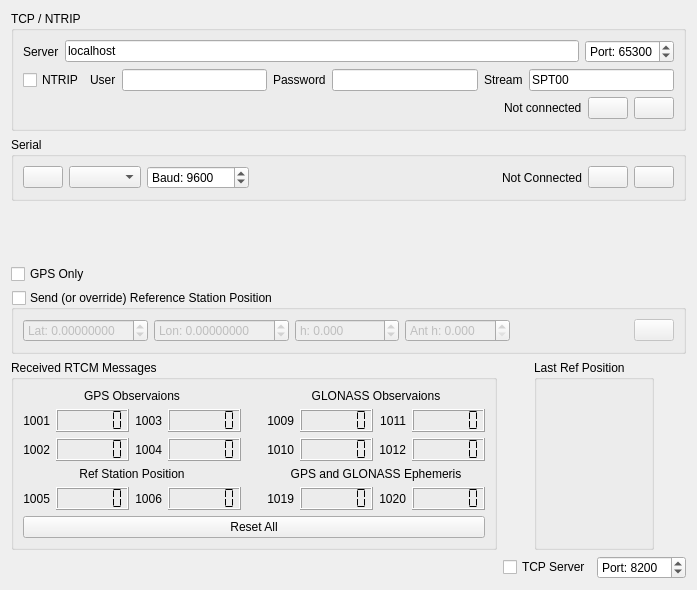
<?xml version="1.0" encoding="UTF-8"?>
<ui version="4.0">
 <class>RtcmWidget</class>
 <widget class="QWidget" name="RtcmWidget">
  <property name="geometry">
   <rect>
    <x>0</x>
    <y>0</y>
    <width>697</width>
    <height>590</height>
   </rect>
  </property>
  <property name="windowTitle">
   <string>Form</string>
  </property>
  <layout class="QVBoxLayout" name="verticalLayout_2">
   <item>
    <widget class="QGroupBox" name="groupBox">
     <property name="title">
      <string>TCP / NTRIP</string>
     </property>
     <layout class="QVBoxLayout" name="verticalLayout">
      <item>
       <layout class="QHBoxLayout" name="horizontalLayout_2">
        <item>
         <widget class="QLabel" name="label">
          <property name="text">
           <string>Server</string>
          </property>
         </widget>
        </item>
        <item>
         <widget class="QLineEdit" name="ntripServerEdit">
          <property name="text">
           <string>localhost</string>
          </property>
         </widget>
        </item>
        <item>
         <widget class="QSpinBox" name="ntripPortBox">
          <property name="prefix">
           <string>Port: </string>
          </property>
          <property name="maximum">
           <number>65535</number>
          </property>
          <property name="value">
           <number>65300</number>
          </property>
         </widget>
        </item>
       </layout>
      </item>
      <item>
       <layout class="QHBoxLayout" name="horizontalLayout_3">
        <item>
         <widget class="QCheckBox" name="ntripBox">
          <property name="text">
           <string>NTRIP</string>
          </property>
          <property name="checked">
           <bool>false</bool>
          </property>
         </widget>
        </item>
        <item>
         <widget class="QLabel" name="label_3">
          <property name="text">
           <string>User</string>
          </property>
         </widget>
        </item>
        <item>
         <widget class="QLineEdit" name="ntripUserEdit">
          <property name="text">
           <string/>
          </property>
         </widget>
        </item>
        <item>
         <widget class="QLabel" name="label_4">
          <property name="text">
           <string>Password</string>
          </property>
         </widget>
        </item>
        <item>
         <widget class="QLineEdit" name="ntripPasswordEdit">
          <property name="text">
           <string/>
          </property>
          <property name="echoMode">
           <enum>QLineEdit::Password</enum>
          </property>
         </widget>
        </item>
        <item>
         <widget class="QLabel" name="label_5">
          <property name="text">
           <string>Stream</string>
          </property>
         </widget>
        </item>
        <item>
         <widget class="QLineEdit" name="ntripStreamEdit">
          <property name="text">
           <string>SPT00</string>
          </property>
          <property name="echoMode">
           <enum>QLineEdit::Normal</enum>
          </property>
         </widget>
        </item>
       </layout>
      </item>
      <item>
       <layout class="QHBoxLayout" name="horizontalLayout">
        <item>
         <spacer name="horizontalSpacer">
          <property name="orientation">
           <enum>Qt::Horizontal</enum>
          </property>
          <property name="sizeHint" stdset="0">
           <size>
            <width>40</width>
            <height>20</height>
           </size>
          </property>
         </spacer>
        </item>
        <item>
         <widget class="QLabel" name="ntripConnectedLabel">
          <property name="text">
           <string>Not connected</string>
          </property>
         </widget>
        </item>
        <item>
         <widget class="QPushButton" name="ntripDisconnectButton">
          <property name="toolTip">
           <string>Disconnect</string>
          </property>
          <property name="text">
           <string/>
          </property>
          <property name="icon">
           <iconset resource="resources.qrc">
            <normaloff>:/models/Icons/Disconnected-96.png</normaloff>:/models/Icons/Disconnected-96.png</iconset>
          </property>
         </widget>
        </item>
        <item>
         <widget class="QPushButton" name="ntripConnectButton">
          <property name="toolTip">
           <string>Connect</string>
          </property>
          <property name="text">
           <string/>
          </property>
          <property name="icon">
           <iconset resource="resources.qrc">
            <normaloff>:/models/Icons/Connected-96.png</normaloff>:/models/Icons/Connected-96.png</iconset>
          </property>
         </widget>
        </item>
       </layout>
      </item>
     </layout>
    </widget>
   </item>
   <item>
    <widget class="QGroupBox" name="groupBox_3">
     <property name="title">
      <string>Serial</string>
     </property>
     <layout class="QHBoxLayout" name="horizontalLayout_4">
      <item>
       <widget class="QPushButton" name="rtcmSerialRefreshButton">
        <property name="toolTip">
         <string>Refresh</string>
        </property>
        <property name="text">
         <string/>
        </property>
        <property name="icon">
         <iconset resource="resources.qrc">
          <normaloff>:/models/Icons/Refresh-96.png</normaloff>:/models/Icons/Refresh-96.png</iconset>
        </property>
       </widget>
      </item>
      <item>
       <widget class="QComboBox" name="rtcmSerialPortBox"/>
      </item>
      <item>
       <widget class="QSpinBox" name="rtcmSerialBaudBox">
        <property name="suffix">
         <string/>
        </property>
        <property name="prefix">
         <string>Baud: </string>
        </property>
        <property name="maximum">
         <number>4000000</number>
        </property>
        <property name="value">
         <number>9600</number>
        </property>
       </widget>
      </item>
      <item>
       <spacer name="horizontalSpacer_2">
        <property name="orientation">
         <enum>Qt::Horizontal</enum>
        </property>
        <property name="sizeHint" stdset="0">
         <size>
          <width>17</width>
          <height>20</height>
         </size>
        </property>
       </spacer>
      </item>
      <item>
       <widget class="QLabel" name="rtcmSerialConnectedLabel">
        <property name="text">
         <string>Not Connected</string>
        </property>
       </widget>
      </item>
      <item>
       <widget class="QPushButton" name="rtcmSerialDisconnectButton">
        <property name="toolTip">
         <string>Disconnect</string>
        </property>
        <property name="text">
         <string/>
        </property>
        <property name="icon">
         <iconset resource="resources.qrc">
          <normaloff>:/models/Icons/Disconnected-96.png</normaloff>:/models/Icons/Disconnected-96.png</iconset>
        </property>
       </widget>
      </item>
      <item>
       <widget class="QPushButton" name="rtcmSerialConnectButton">
        <property name="toolTip">
         <string>Connect</string>
        </property>
        <property name="text">
         <string/>
        </property>
        <property name="icon">
         <iconset resource="resources.qrc">
          <normaloff>:/models/Icons/Connected-96.png</normaloff>:/models/Icons/Connected-96.png</iconset>
        </property>
       </widget>
      </item>
     </layout>
     <zorder>rtcmSerialPortBox</zorder>
     <zorder>rtcmSerialDisconnectButton</zorder>
     <zorder>rtcmSerialConnectButton</zorder>
     <zorder>rtcmSerialBaudBox</zorder>
     <zorder>rtcmSerialRefreshButton</zorder>
     <zorder>rtcmSerialConnectedLabel</zorder>
    </widget>
   </item>
   <item>
    <spacer name="verticalSpacer">
     <property name="orientation">
      <enum>Qt::Vertical</enum>
     </property>
     <property name="sizeHint" stdset="0">
      <size>
       <width>20</width>
       <height>5</height>
      </size>
     </property>
    </spacer>
   </item>
   <item>
    <widget class="QCheckBox" name="gpsOnlyBox">
     <property name="toolTip">
      <string>Only send GPS observations and to save bandwidth and decrease transmission errors.</string>
     </property>
     <property name="text">
      <string>GPS Only</string>
     </property>
     <property name="checked">
      <bool>false</bool>
     </property>
    </widget>
   </item>
   <item>
    <widget class="QGroupBox" name="sendRefPosBox">
     <property name="title">
      <string>Send (or override) Reference Station Position</string>
     </property>
     <property name="checkable">
      <bool>true</bool>
     </property>
     <property name="checked">
      <bool>false</bool>
     </property>
     <layout class="QHBoxLayout" name="horizontalLayout_6">
      <item>
       <widget class="QDoubleSpinBox" name="refSendLatBox">
        <property name="prefix">
         <string>Lat: </string>
        </property>
        <property name="decimals">
         <number>8</number>
        </property>
        <property name="minimum">
         <double>-90.000000000000000</double>
        </property>
        <property name="maximum">
         <double>90.000000000000000</double>
        </property>
        <property name="value">
         <double>0.000000000000000</double>
        </property>
       </widget>
      </item>
      <item>
       <widget class="QDoubleSpinBox" name="refSendLonBox">
        <property name="prefix">
         <string>Lon: </string>
        </property>
        <property name="decimals">
         <number>8</number>
        </property>
        <property name="minimum">
         <double>-180.000000000000000</double>
        </property>
        <property name="maximum">
         <double>180.000000000000000</double>
        </property>
        <property name="value">
         <double>0.000000000000000</double>
        </property>
       </widget>
      </item>
      <item>
       <widget class="QDoubleSpinBox" name="refSendHBox">
        <property name="prefix">
         <string>h: </string>
        </property>
        <property name="decimals">
         <number>3</number>
        </property>
        <property name="minimum">
         <double>-5000.000000000000000</double>
        </property>
        <property name="maximum">
         <double>100000.000000000000000</double>
        </property>
        <property name="value">
         <double>0.000000000000000</double>
        </property>
       </widget>
      </item>
      <item>
       <widget class="QDoubleSpinBox" name="refSendAntHBox">
        <property name="prefix">
         <string>Ant h: </string>
        </property>
        <property name="decimals">
         <number>3</number>
        </property>
        <property name="maximum">
         <double>180.000000000000000</double>
        </property>
       </widget>
      </item>
      <item>
       <spacer name="horizontalSpacer_4">
        <property name="orientation">
         <enum>Qt::Horizontal</enum>
        </property>
        <property name="sizeHint" stdset="0">
         <size>
          <width>33</width>
          <height>20</height>
         </size>
        </property>
       </spacer>
      </item>
      <item>
       <widget class="QPushButton" name="refGetButton">
        <property name="toolTip">
         <string>Get average from base station tab</string>
        </property>
        <property name="text">
         <string/>
        </property>
        <property name="icon">
         <iconset resource="resources.qrc">
          <normaloff>:/models/Icons/Radio Tower-96.png</normaloff>:/models/Icons/Radio Tower-96.png</iconset>
        </property>
       </widget>
      </item>
     </layout>
    </widget>
   </item>
   <item>
    <layout class="QHBoxLayout" name="horizontalLayout_5">
     <item>
      <widget class="QGroupBox" name="groupBox_2">
       <property name="title">
        <string>Received RTCM Messages</string>
       </property>
       <layout class="QGridLayout" name="gridLayout_6">
        <item row="1" column="1">
         <layout class="QGridLayout" name="gridLayout_4">
          <property name="leftMargin">
           <number>10</number>
          </property>
          <item row="1" column="2">
           <widget class="QLabel" name="label_16">
            <property name="text">
             <string>1020</string>
            </property>
            <property name="alignment">
             <set>Qt::AlignRight|Qt::AlignTrailing|Qt::AlignVCenter</set>
            </property>
           </widget>
          </item>
          <item row="1" column="3">
           <widget class="QLCDNumber" name="rtcm1020Number">
            <property name="digitCount">
             <number>6</number>
            </property>
            <property name="segmentStyle">
             <enum>QLCDNumber::Flat</enum>
            </property>
           </widget>
          </item>
          <item row="1" column="0">
           <widget class="QLabel" name="label_17">
            <property name="text">
             <string>1019</string>
            </property>
            <property name="alignment">
             <set>Qt::AlignRight|Qt::AlignTrailing|Qt::AlignVCenter</set>
            </property>
           </widget>
          </item>
          <item row="1" column="1">
           <widget class="QLCDNumber" name="rtcm1019Number">
            <property name="digitCount">
             <number>6</number>
            </property>
            <property name="segmentStyle">
             <enum>QLCDNumber::Flat</enum>
            </property>
           </widget>
          </item>
          <item row="0" column="0" colspan="4">
           <widget class="QLabel" name="label_20">
            <property name="font">
             <font>
              <weight>50</weight>
              <bold>false</bold>
             </font>
            </property>
            <property name="text">
             <string>GPS and GLONASS Ephemeris</string>
            </property>
            <property name="alignment">
             <set>Qt::AlignCenter</set>
            </property>
           </widget>
          </item>
         </layout>
        </item>
        <item row="1" column="0">
         <layout class="QGridLayout" name="gridLayout_5">
          <property name="rightMargin">
           <number>10</number>
          </property>
          <item row="1" column="3">
           <widget class="QLCDNumber" name="rtcm1006Number">
            <property name="digitCount">
             <number>6</number>
            </property>
            <property name="segmentStyle">
             <enum>QLCDNumber::Flat</enum>
            </property>
           </widget>
          </item>
          <item row="1" column="0">
           <widget class="QLabel" name="label_10">
            <property name="text">
             <string>1005</string>
            </property>
            <property name="alignment">
             <set>Qt::AlignRight|Qt::AlignTrailing|Qt::AlignVCenter</set>
            </property>
           </widget>
          </item>
          <item row="1" column="2">
           <widget class="QLabel" name="label_11">
            <property name="text">
             <string>1006</string>
            </property>
            <property name="alignment">
             <set>Qt::AlignRight|Qt::AlignTrailing|Qt::AlignVCenter</set>
            </property>
           </widget>
          </item>
          <item row="1" column="1">
           <widget class="QLCDNumber" name="rtcm1005Number">
            <property name="digitCount">
             <number>6</number>
            </property>
            <property name="segmentStyle">
             <enum>QLCDNumber::Flat</enum>
            </property>
           </widget>
          </item>
          <item row="0" column="0" colspan="4">
           <widget class="QLabel" name="label_21">
            <property name="font">
             <font>
              <weight>50</weight>
              <bold>false</bold>
             </font>
            </property>
            <property name="text">
             <string>Ref Station Position</string>
            </property>
            <property name="alignment">
             <set>Qt::AlignCenter</set>
            </property>
           </widget>
          </item>
         </layout>
        </item>
        <item row="2" column="0" colspan="2">
         <widget class="QPushButton" name="resetAllCountersButton">
          <property name="text">
           <string>Reset All</string>
          </property>
          <property name="icon">
           <iconset resource="resources.qrc">
            <normaloff>:/models/Icons/Delete2-96.png</normaloff>:/models/Icons/Delete2-96.png</iconset>
          </property>
         </widget>
        </item>
        <item row="0" column="1">
         <layout class="QGridLayout" name="gridLayout_3">
          <property name="leftMargin">
           <number>10</number>
          </property>
          <item row="1" column="1">
           <widget class="QLCDNumber" name="rtcm1009Number">
            <property name="digitCount">
             <number>6</number>
            </property>
            <property name="segmentStyle">
             <enum>QLCDNumber::Flat</enum>
            </property>
           </widget>
          </item>
          <item row="2" column="1">
           <widget class="QLCDNumber" name="rtcm1010Number">
            <property name="digitCount">
             <number>6</number>
            </property>
            <property name="segmentStyle">
             <enum>QLCDNumber::Flat</enum>
            </property>
           </widget>
          </item>
          <item row="1" column="3">
           <widget class="QLCDNumber" name="rtcm1011Number">
            <property name="digitCount">
             <number>6</number>
            </property>
            <property name="segmentStyle">
             <enum>QLCDNumber::Flat</enum>
            </property>
           </widget>
          </item>
          <item row="1" column="2">
           <widget class="QLabel" name="label_14">
            <property name="text">
             <string>1011</string>
            </property>
            <property name="alignment">
             <set>Qt::AlignRight|Qt::AlignTrailing|Qt::AlignVCenter</set>
            </property>
           </widget>
          </item>
          <item row="2" column="2">
           <widget class="QLabel" name="label_13">
            <property name="text">
             <string>1012</string>
            </property>
            <property name="alignment">
             <set>Qt::AlignRight|Qt::AlignTrailing|Qt::AlignVCenter</set>
            </property>
           </widget>
          </item>
          <item row="0" column="0" colspan="4">
           <widget class="QLabel" name="label_19">
            <property name="font">
             <font>
              <weight>50</weight>
              <bold>false</bold>
             </font>
            </property>
            <property name="text">
             <string>GLONASS Observaions</string>
            </property>
            <property name="alignment">
             <set>Qt::AlignCenter</set>
            </property>
           </widget>
          </item>
          <item row="2" column="0">
           <widget class="QLabel" name="label_15">
            <property name="text">
             <string>1010</string>
            </property>
            <property name="alignment">
             <set>Qt::AlignRight|Qt::AlignTrailing|Qt::AlignVCenter</set>
            </property>
           </widget>
          </item>
          <item row="1" column="0">
           <widget class="QLabel" name="label_12">
            <property name="text">
             <string>1009</string>
            </property>
            <property name="alignment">
             <set>Qt::AlignRight|Qt::AlignTrailing|Qt::AlignVCenter</set>
            </property>
           </widget>
          </item>
          <item row="2" column="3">
           <widget class="QLCDNumber" name="rtcm1012Number">
            <property name="digitCount">
             <number>6</number>
            </property>
            <property name="segmentStyle">
             <enum>QLCDNumber::Flat</enum>
            </property>
           </widget>
          </item>
         </layout>
        </item>
        <item row="0" column="0">
         <layout class="QGridLayout" name="gridLayout_2">
          <property name="rightMargin">
           <number>10</number>
          </property>
          <item row="1" column="3">
           <widget class="QLCDNumber" name="rtcm1003Number">
            <property name="digitCount">
             <number>6</number>
            </property>
            <property name="segmentStyle">
             <enum>QLCDNumber::Flat</enum>
            </property>
           </widget>
          </item>
          <item row="1" column="1">
           <widget class="QLCDNumber" name="rtcm1001Number">
            <property name="digitCount">
             <number>6</number>
            </property>
            <property name="segmentStyle">
             <enum>QLCDNumber::Flat</enum>
            </property>
           </widget>
          </item>
          <item row="2" column="0">
           <widget class="QLabel" name="label_8">
            <property name="text">
             <string>1002</string>
            </property>
            <property name="alignment">
             <set>Qt::AlignRight|Qt::AlignTrailing|Qt::AlignVCenter</set>
            </property>
           </widget>
          </item>
          <item row="2" column="1">
           <widget class="QLCDNumber" name="rtcm1002Number">
            <property name="digitCount">
             <number>6</number>
            </property>
            <property name="segmentStyle">
             <enum>QLCDNumber::Flat</enum>
            </property>
           </widget>
          </item>
          <item row="2" column="3">
           <widget class="QLCDNumber" name="rtcm1004Number">
            <property name="digitCount">
             <number>6</number>
            </property>
            <property name="segmentStyle">
             <enum>QLCDNumber::Flat</enum>
            </property>
           </widget>
          </item>
          <item row="1" column="0">
           <widget class="QLabel" name="label_6">
            <property name="text">
             <string>1001</string>
            </property>
            <property name="alignment">
             <set>Qt::AlignRight|Qt::AlignTrailing|Qt::AlignVCenter</set>
            </property>
           </widget>
          </item>
          <item row="2" column="2">
           <widget class="QLabel" name="label_9">
            <property name="text">
             <string>1004</string>
            </property>
            <property name="alignment">
             <set>Qt::AlignRight|Qt::AlignTrailing|Qt::AlignVCenter</set>
            </property>
           </widget>
          </item>
          <item row="1" column="2">
           <widget class="QLabel" name="label_7">
            <property name="text">
             <string>1003</string>
            </property>
            <property name="alignment">
             <set>Qt::AlignRight|Qt::AlignTrailing|Qt::AlignVCenter</set>
            </property>
           </widget>
          </item>
          <item row="0" column="0" colspan="4">
           <widget class="QLabel" name="label_18">
            <property name="font">
             <font>
              <weight>50</weight>
              <bold>false</bold>
             </font>
            </property>
            <property name="text">
             <string>GPS Observaions</string>
            </property>
            <property name="alignment">
             <set>Qt::AlignCenter</set>
            </property>
           </widget>
          </item>
         </layout>
        </item>
       </layout>
      </widget>
     </item>
     <item>
      <spacer name="horizontalSpacer_3">
       <property name="orientation">
        <enum>Qt::Horizontal</enum>
       </property>
       <property name="sizeHint" stdset="0">
        <size>
         <width>40</width>
         <height>20</height>
        </size>
       </property>
      </spacer>
     </item>
     <item>
      <widget class="QGroupBox" name="groupBox_4">
       <property name="sizePolicy">
        <sizepolicy hsizetype="Preferred" vsizetype="Preferred">
         <horstretch>0</horstretch>
         <verstretch>0</verstretch>
        </sizepolicy>
       </property>
       <property name="title">
        <string>Last Ref Position</string>
       </property>
       <layout class="QVBoxLayout" name="verticalLayout_3">
        <item>
         <widget class="QLabel" name="lastRefPosLablel">
          <property name="font">
           <font>
            <family>Monospace</family>
           </font>
          </property>
          <property name="text">
           <string/>
          </property>
         </widget>
        </item>
       </layout>
      </widget>
     </item>
     <item>
      <spacer name="horizontalSpacer_5">
       <property name="orientation">
        <enum>Qt::Horizontal</enum>
       </property>
       <property name="sizeHint" stdset="0">
        <size>
         <width>40</width>
         <height>20</height>
        </size>
       </property>
      </spacer>
     </item>
    </layout>
   </item>
   <item>
    <layout class="QHBoxLayout" name="horizontalLayout_7">
     <item>
      <spacer name="horizontalSpacer_6">
       <property name="orientation">
        <enum>Qt::Horizontal</enum>
       </property>
       <property name="sizeHint" stdset="0">
        <size>
         <width>40</width>
         <height>20</height>
        </size>
       </property>
      </spacer>
     </item>
     <item>
      <widget class="QCheckBox" name="tcpServerBox">
       <property name="text">
        <string>TCP Server</string>
       </property>
      </widget>
     </item>
     <item>
      <widget class="QSpinBox" name="tcpServerPortBox">
       <property name="prefix">
        <string>Port: </string>
       </property>
       <property name="maximum">
        <number>65535</number>
       </property>
       <property name="value">
        <number>8200</number>
       </property>
      </widget>
     </item>
    </layout>
   </item>
  </layout>
 </widget>
 <resources>
  <include location="resources.qrc"/>
 </resources>
 <connections/>
</ui>
